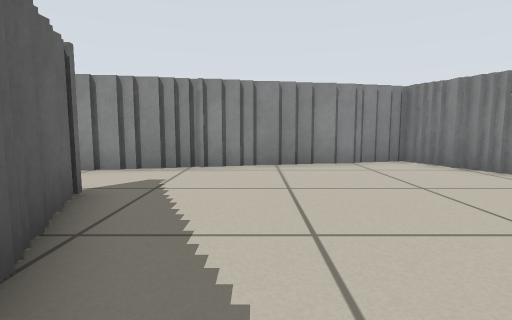
view 1 (above)

22 first-person views from a walk through a world built for the Player/Stage simulator. The camera is 0.45 m above the floor, tilts 6° down and sees 80° across. The lines on the ground mark 1 m squares. The floor is counted in squares, 0.5 m on a side. Each view is taken from the middle of a square. On the plan, view 1 faces up. The plan holds only what a view shows up to about 11 squares ahead; the rest is blank. Robots are left out.

view 2
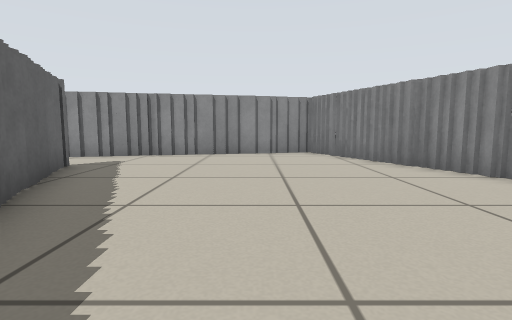

view 3
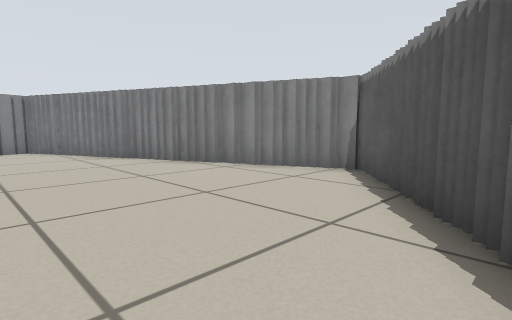

view 4
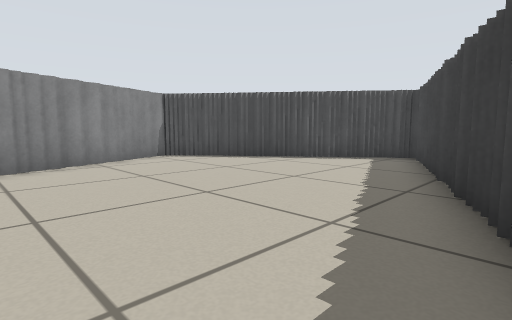

view 5
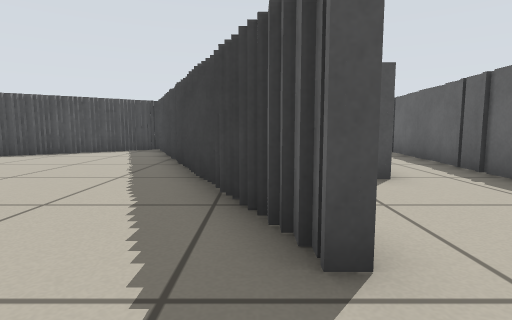

view 6
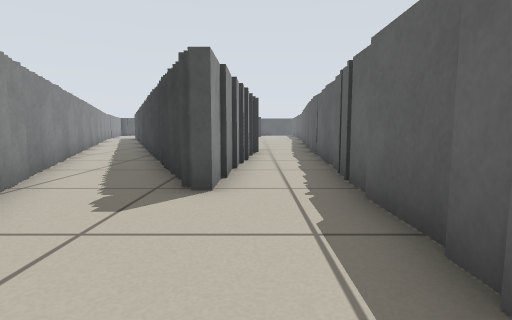

view 7
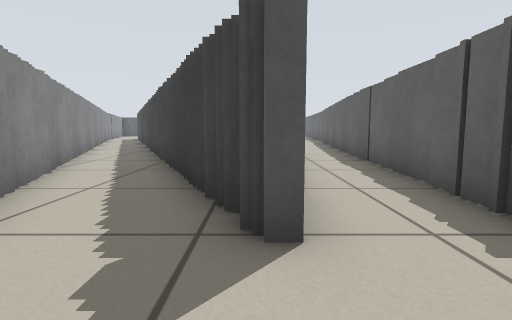

view 8
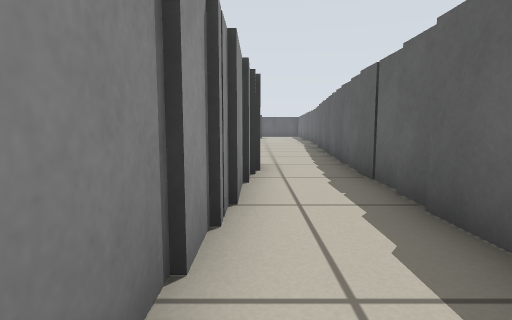

view 9
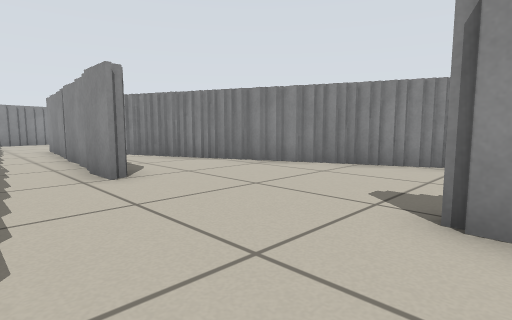

view 10
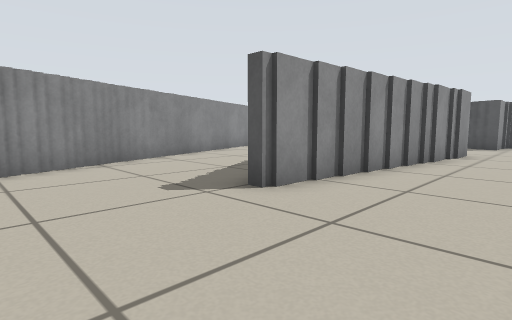

view 11
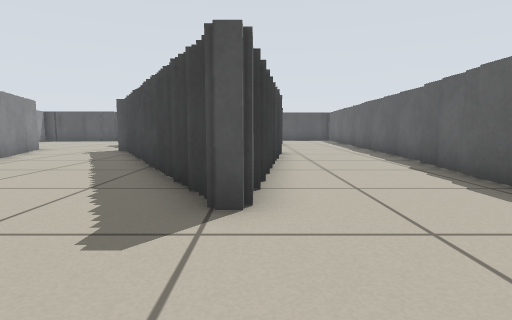

view 12
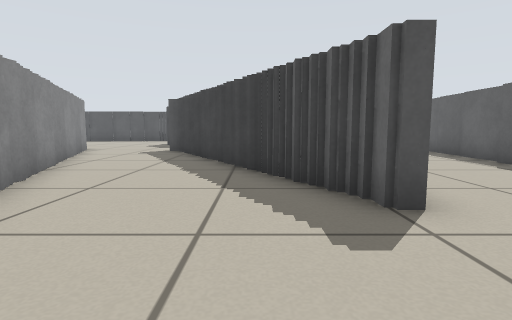

view 13
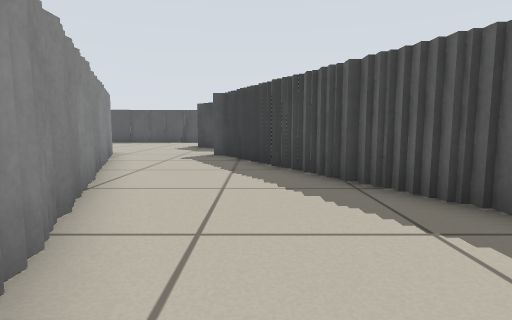

view 14
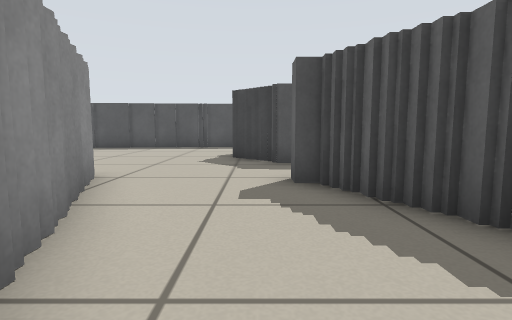

view 15
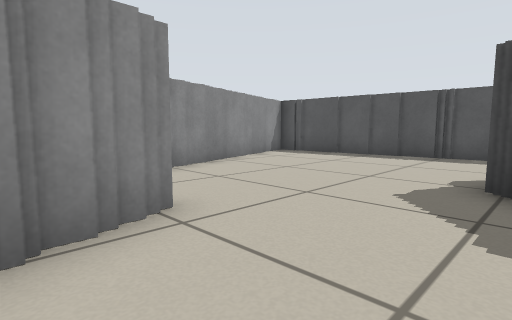

view 16
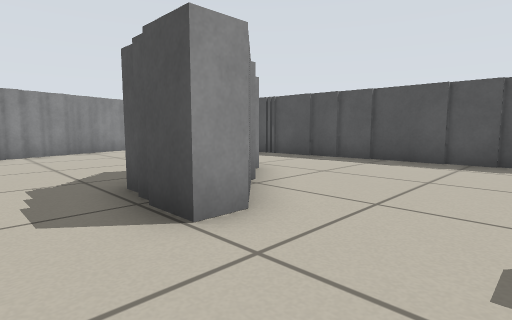

view 17
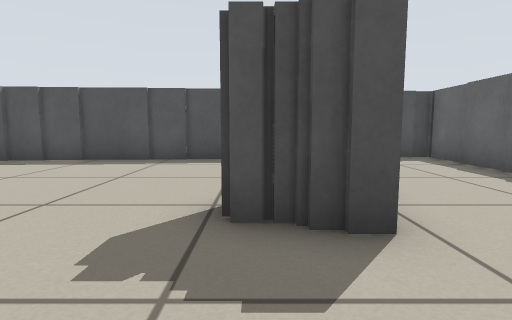

view 18
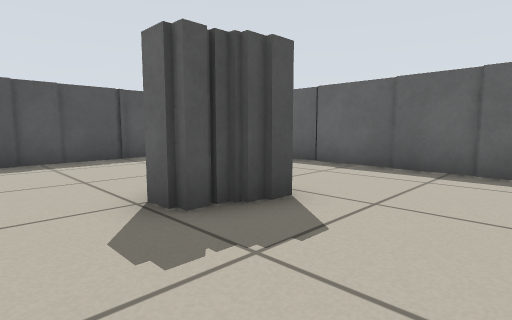

view 19
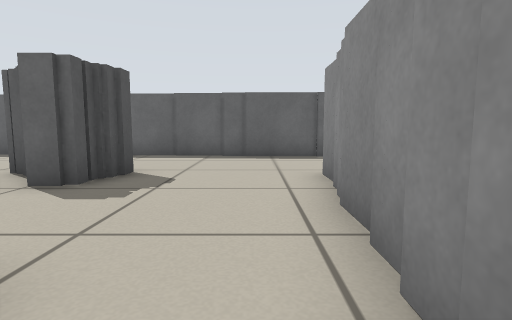

view 20
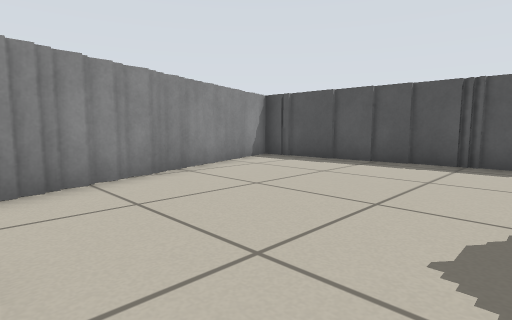

view 21
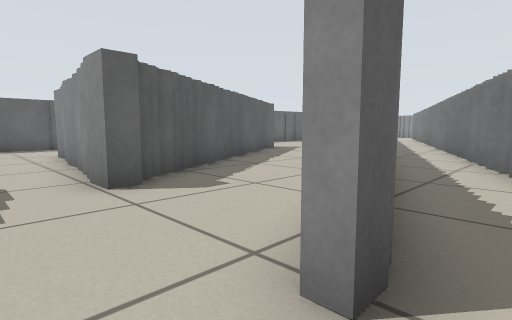

view 22
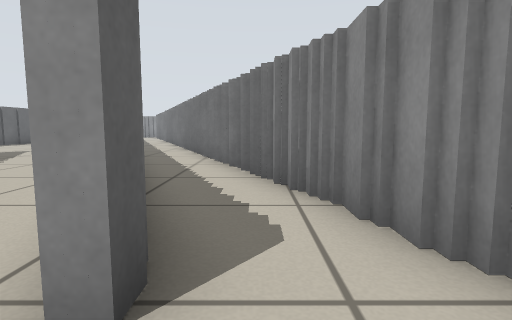

### Floor plan
Key: @ floor where view 1 was taken; # wall or solid block; . floor.
Columns run from 10 left of view 1 to 10 right of it. Each row starts with its distance up from view 1.
  8          #######
  7       ####.....#
  6        ........##
  5      . .........#
  4    ##...#.......#
  3    #....#.......##
  2    #....##.......#
  1    #.....#.......##
  0    #..#..#@.......#
 -1    #..#..##.......#
 -2    #..##..#.......#
 -3    #..###.##.....##
 -4    #.##.#..#....##
 -5    #.#..##.#..###
 -6    #.#...#.####
 -7    #.#...#..#
 -8   ##.....##.#
 -9   #.......#
-10   #.......## ##
-11   #........#..#
-12    ........##.#
-13    ...##....#.##
-14   #...##....#..#
-15   #...###...##.##
-16  ##...###....#..#
-17  #....# ##...##.##
-18  #....#  #....#..#
-19  #...##  ##...##.#
-20  #...###  #....#.##
-21  #.....#####...#..#
-22  #................#
-23  #................##
-24  #........##.......#
-25  #...##...###......#
-26  #...#.....##......##
-27  #..........#.......#
-28  #..................#
-29 ##..................#
-30 #.. ...........######
-31 #.. ############
-32 ###

Positions as (right, up) in squares from view 1, and headings:
1: (0, 0), facing up
2: (2, -3), facing up
3: (2, -5), facing up-right
4: (-1, 3), facing down-right
5: (-2, 6), facing down
6: (-5, 5), facing down
7: (-4, 3), facing down
8: (-5, 0), facing down
9: (-7, -13), facing up-right
10: (-7, -9), facing down-right
11: (-4, -9), facing down
12: (-2, -9), facing down
13: (0, -11), facing down
14: (2, -16), facing down
15: (2, -20), facing down-right
16: (-3, -22), facing down-right
17: (-4, -22), facing down
18: (-2, -22), facing down-left
19: (1, -22), facing left
20: (3, -22), facing down-right
21: (6, -23), facing up-left
22: (6, -23), facing up
